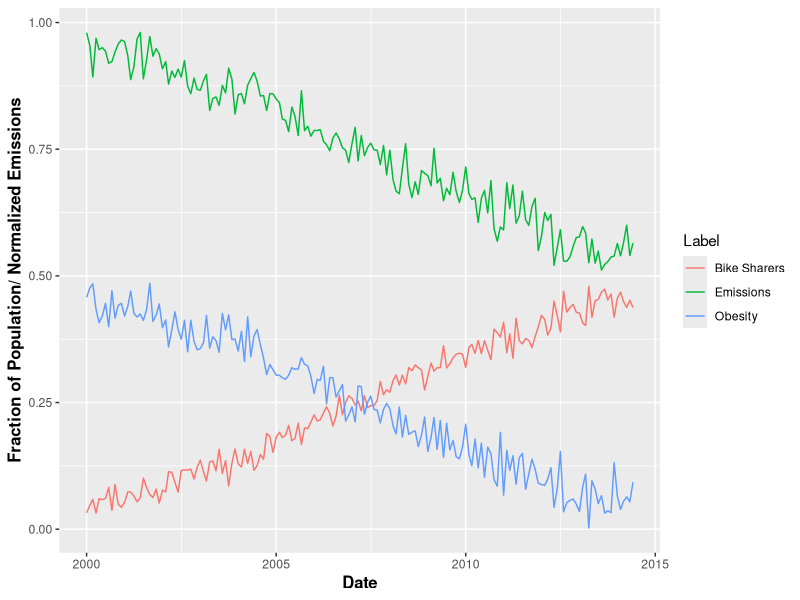

Generate this figure with R:
## ---- chunk 1
library(ggplot2)
set.seed(3)
x<-seq(as.Date("2000-01-01"),as.Date("2014-06-01"),by="month")
Label<-rep(c("Bike Sharers","Obesity","Emissions"),each=174)
x1<-1:174
y1<-0.5/(1+exp(-(x1-mean(x1))/40))+rnorm(174,mean=0,sd=0.02)
y2<-0.5-y1+rnorm(174,mean=0,sd=0.02)
y3<-1-y1+rnorm(174,mean=0,sd=0.02)
plotdf<-data.frame(Date=rep(x,3),Y=c(y1,y2,y3),Label=Label)
ggplot(data=plotdf)+geom_line(aes(x=Date,y=Y,group=Label,colour=Label))+ylab("Fraction of Population/ Normalized Emissions")+theme(axis.title=element_text(face="bold",size="12")) 
